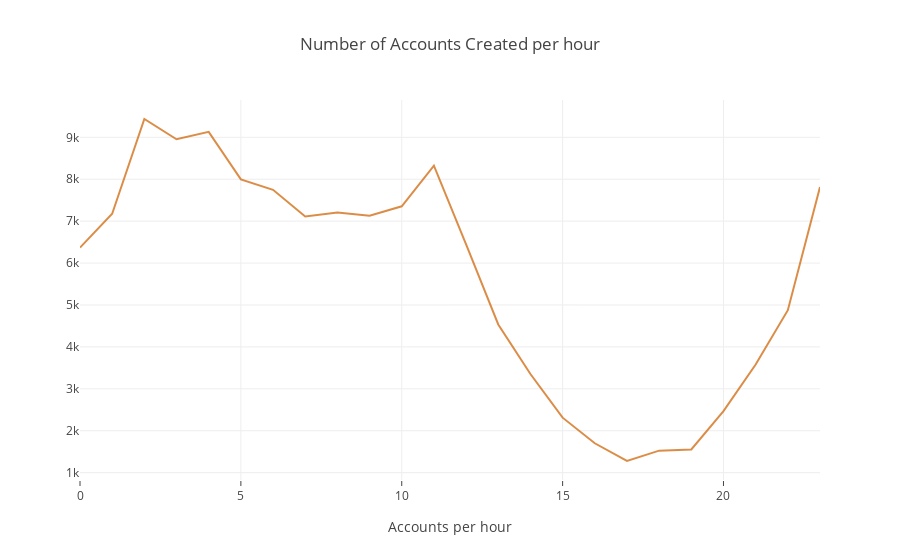

Write notebook code for a chart like this one.
### Markdown cell above
## Plotting number of accounts created per hour

### Code cell
cnt_ = twitter_data['user_created_at_hour'].value_counts()
cnt_ = cnt_.sort_index() 
trace1 = go.Scatter(
                    x = cnt_.index,
                    y = cnt_.values,
                    mode = "lines",
                    name = "citations",
                    marker = dict(color = 'rgba(210, 113, 25, 0.8)')
                    )

data = [trace1]
layout = dict(title = 'Number of Accounts Created per hour ',
              xaxis= dict(title= 'Accounts per hour',ticklen= 5,zeroline= False)
             )
fig = dict(data = data, layout = layout)
iplot(fig)

### Figure 1 — Plotly figure (JSON) as saved in the notebook; plotly's stock layout.template omitted (floating-point values rounded to 4 significant figures)
{"data": [{"marker": {"color": "rgba(210, 113, 25, 0.8)"}, "mode": "lines", "name": "citations", "type": "scatter", "uid": "58b552eb-d383-499c-8277-ebb08ce1ed4e", "x": [0, 1, 2, 3, 4, 5, 6, 7, 8, 9, 10, 11, 12, 13, 14, 15, 16, 17, 18, 19, 20, 21, 22, 23], "y": [6369, 7176, 9437, 8953, 9130, 7997, 7747, 7113, 7208, 7131, 7354, 8323, 6447, 4535, 3354, 2312, 1701, 1278, 1525, 1554, 2467, 3579, 4876, 7814]}], "layout": {"title": {"text": "Number of Accounts Created per hour "}, "xaxis": {"ticklen": 5, "title": {"text": "Accounts per hour"}, "zeroline": false}}}
